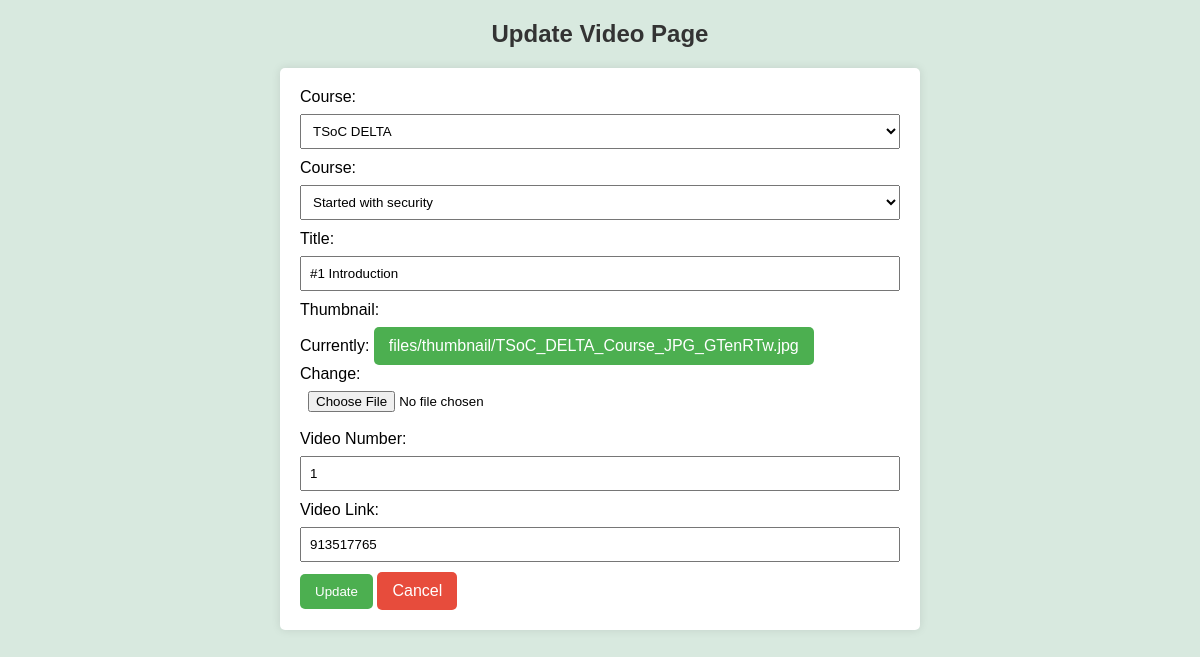
The page /updatevideopage/1/ on the database its author committed.
### tango/models.py (models this page shows, shortened)
class Video(models.Model):
    chapter = models.ForeignKey(Chapter,null=True,on_delete=models.CASCADE)
    course = models.ForeignKey(Course,null=True,on_delete=models.CASCADE)
    thumbnail = models.ImageField(upload_to='files/thumbnail/',null=True)
    title =  models.CharField(max_length=100,null=True)
    serial_number = models.IntegerField(null=True)
    video_id = models.CharField(max_length=250,null=True)
    slug = models.CharField(max_length=40,null=True,unique=True)

### tango/views.py (the view)
# urls.py: path('updatevideopage/<int:pk>/',views.UpdateVideoPage,name='updatevideopage'),
def UpdateVideoPage(request,pk):
    video = Video.objects.get(id=pk)
    form = VideoForm(instance=video)
    if request.method == 'POST':
        form = VideoForm(request.POST, request.FILES, instance=video)
        if form.is_valid():
            form.save()
            return redirect('videopage')
    context = {'form':form}
    return render(request,'tango/admin/updatevideo.html',context)

### tango/forms.py
class VideoForm(forms.ModelForm):
    class Meta:
        model = Video
        fields = ['chapter', 'course', 'thumbnail', 'title', 'serial_number', 'video_id']
    def __init__(self, *args, **kwargs):
        super().__init__(*args, **kwargs)
        self.fields['chapter'].queryset = Chapter.objects.all()
        self.fields['course'].queryset = Course.objects.all()

### tango/models.py (called while the page is built)
    def __str__(self):
        return self.name

    def __str__(self):
        return self.title

### tango/templates/tango/admin/updatevideo.html (shortened to what this page needs)
<!DOCTYPE html>
<html lang="en">
<head>
</head>
<body>
    <h2>Update Video Page</h2>
    <form method="post" enctype="multipart/form-data">
        <label for="{{ form.course.id_for_label }}">Course:</label>
            {{ form.course }}
        <label for="{{ form.chapter.id_for_label }}">Course:</label>
            {{ form.chapter }}
        <label for="title">Title:</label>
        {{ form.title }}
        <label for="thumbnail">Thumbnail:</label>
        {{ form.thumbnail }}
        <label for="serial_number">Video Number:</label>
        {{ form.serial_number }}
        <label for="video_id">Video Link:</label>
        {{ form.video_id }}
        <button type="submit">Update</button>
        <a href="{% url 'videopage' %}" class="cancel-button">Cancel</a>
    </form>
</body>
</html>

### tango/templates/tango/admin/updatevideo.html (style rules this page uses)
body { font-family: Arial, sans-serif; background-color: #d8e9df; margin: 20px; }
form { max-width: 600px; margin: 0 auto; background: #fff; padding: 20px; border-radius: 5px; box-shadow: 0 0 10px rgba(0, 0, 0, 0.1); }
h2 { text-align: center; color: #333; }
label { display: block; margin-bottom: 8px; }
input, select { width: 100%; padding: 8px; margin-bottom: 10px; box-sizing: border-box; }
button, a { display: inline-block; background-color: #4caf50; color: #fff; padding: 10px 15px; border: none; border-radius: 5px; cursor: pointer; text-decoration: none; }
.cancel-button { background-color: #e74c3c; margin-right: 10px; }

### rows shown on the page
Video: course "TSoC DELTA", chapter "Started with security", title "#1 Introduction", serial_number "1", video_id "913517765"
